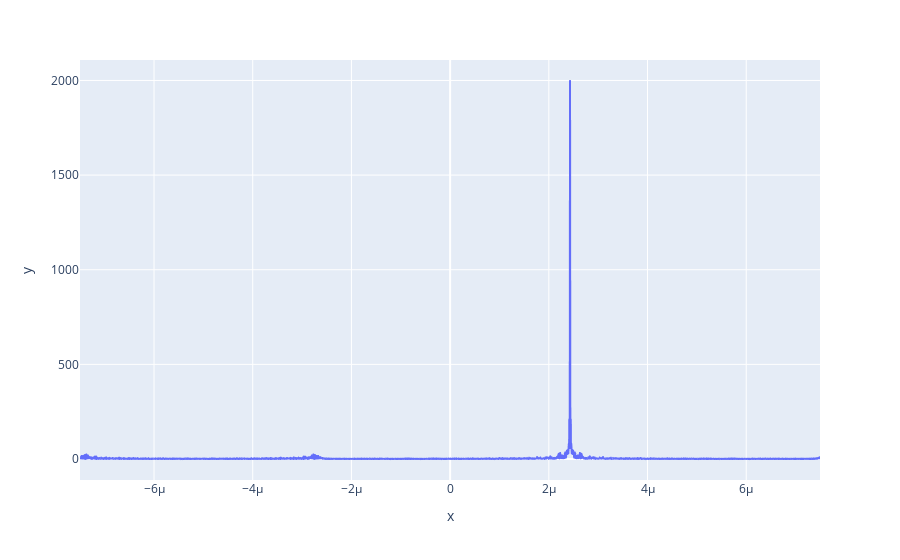

Notebook cell for this chart:
### Code cell
import plotly.express as px

fig = px.line(x = t, y = abs(d_t))
fig.show()

### Figure 1 — Plotly figure (JSON) as saved in the notebook; plotly's stock layout.template omitted (floating-point values rounded to 4 significant figures; data arrays with more than 128 entries replaced by an {"elided": "..."} marker saying what was removed)
{"data": [{"hovertemplate": "x=%{x}<br>y=%{y}<extra></extra>", "legendgroup": "", "line": {"color": "#636efa", "dash": "solid"}, "marker": {"symbol": "circle"}, "mode": "lines", "name": "", "showlegend": false, "type": "scattergl", "x": {"elided": "3000 float values"}, "xaxis": "x", "y": {"elided": "3000 float values"}, "yaxis": "y"}], "layout": {"legend": {"tracegroupgap": 0}, "margin": {"t": 60}, "xaxis": {"anchor": "y", "domain": [0, 1], "title": {"text": "x"}}, "yaxis": {"anchor": "x", "domain": [0, 1], "title": {"text": "y"}}}}
